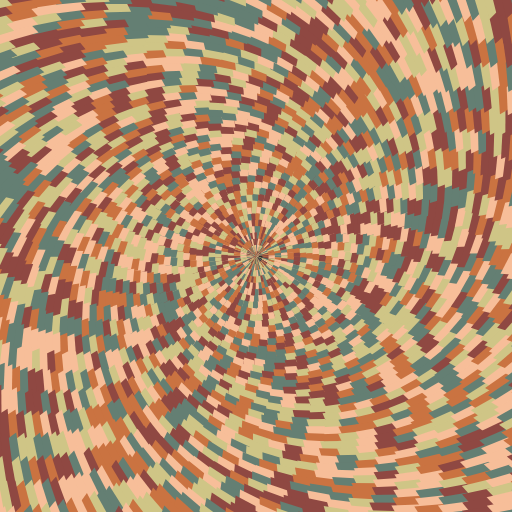
Frame 1 (no input)
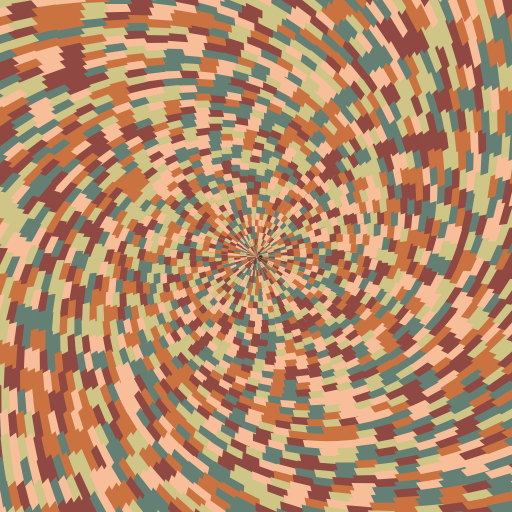
Frame 2 (the mouse pressed at the canvas centre, redrawn once)

The p5.js sketch that drew these frames (run headless with seeded random() and noise() and a simulated clock; the mouse was pressed at the canvas centre and the sketch redrawn once):

// p5.js sketch
// ── sketch.js
const colourPallete = ["#8F4842", "#647F73", "#F7BE99", "#CFC586", "#CA7341"];

function setup() {
  createCanvas(512, 512);
  pixelDensity(1);
  noLoop();
}

function draw() {
  background(41);
  
  translate(width / 2, height / 2);
  
  noStroke();
  
  for (let theta = 0; theta < width; theta += 0.1) {
    let thetaSquared = pow(theta, 2);
    let thetaSquareRoot = sqrt(thetaSquared);
    
    let offset = 0.1 * map(thetaSquared, 0, width, 1, 0);
    
    let p1 = getPos(thetaSquared, theta);
    let p2 = getPos(thetaSquared - offset, theta - 0.1);
    let p3 = getPos(thetaSquareRoot - TWO_PI - offset, theta - TWO_PI - 0.1);
    let p4 = getPos(thetaSquareRoot - TWO_PI, theta);
    
    fill(random(colourPallete));
    
    beginShape();
    vertex(p1.x, p1.y);
    vertex(p2.x, p2.y);
    vertex(p3.x, p3.y);
    vertex(p4.x, p4.y);
    endShape(CLOSE);
  }
}

function getPos(radius, theta) {
  return {
    x: radius * cos(theta),
    y: radius * sin(theta)
  }
}
